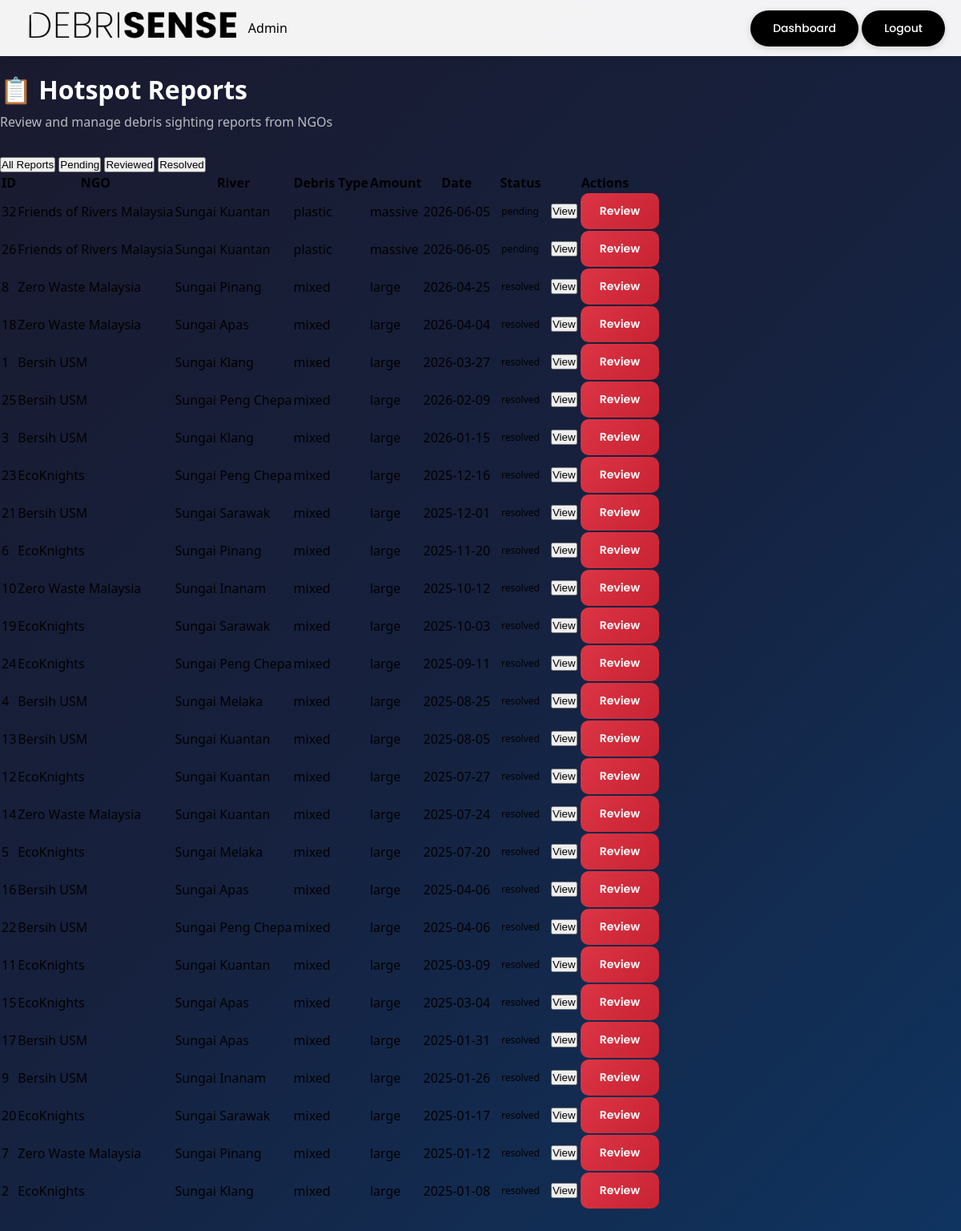
The page /admin/reports (signed in) on the database as committed earlier.
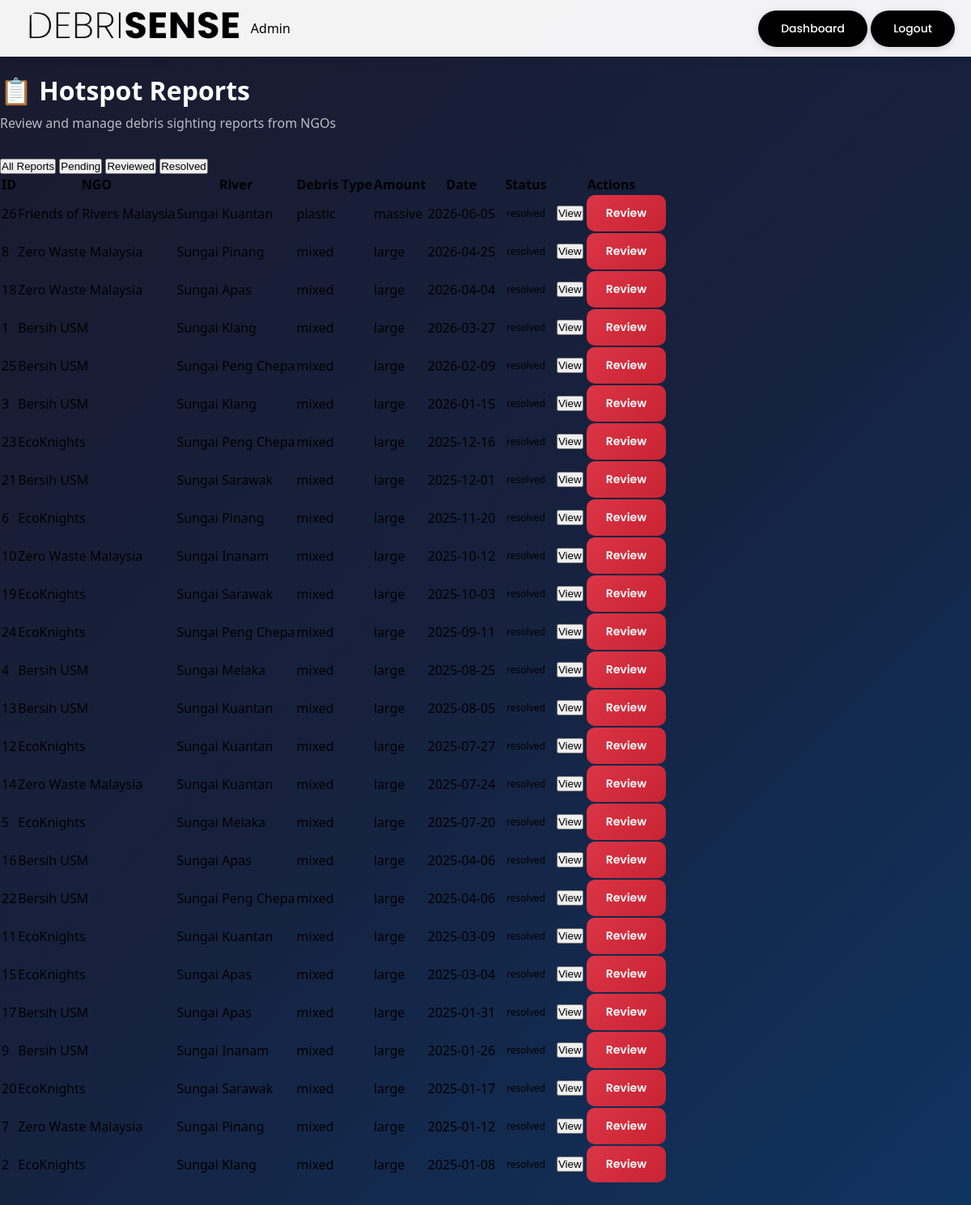
The same page on the database as committed later.
### models.py (models this page shows, shortened)
class HotspotReport(db.Model):
    __tablename__ = 'hotspot_reports'
    id = db.Column(db.Integer, primary_key=True)
    user_id = db.Column(db.Integer, db.ForeignKey('users.id'), nullable=True) # NGO User
    river_id = db.Column(db.Integer, db.ForeignKey('rivers.id'), nullable=False)
    debris_type = db.Column(db.String(50), nullable=False)  # plastic, organic, household, industrial, mixed
    estimated_amount = db.Column(db.String(50), nullable=False)  # small, medium, large, massive
    plastic_amount = db.Column(db.Float, nullable=True, default=0.0)
    organic_amount = db.Column(db.Float, nullable=True, default=0.0)
    household_amount = db.Column(db.Float, nullable=True, default=0.0)
    industrial_amount = db.Column(db.Float, nullable=True, default=0.0)
    others_amount = db.Column(db.Float, nullable=True, default=0.0)
    snapshot_rainfall = db.Column(db.Float, nullable=True)
    snapshot_wind_speed = db.Column(db.Float, nullable=True)
    snapshot_tide_level = db.Column(db.Float, nullable=True)
    snapshot_water_flow = db.Column(db.Float, nullable=True)
    snapshot_estimated_payload = db.Column(db.Float, nullable=True)
    description = db.Column(db.Text, nullable=True)
    photo = db.Column(db.String(255), nullable=True)
    latitude = db.Column(db.Float, nullable=True)
    longitude = db.Column(db.Float, nullable=True)
    status = db.Column(db.String(20), default='pending')  # pending, reviewed, resolved
    admin_notes = db.Column(db.Text, nullable=True)
    reviewed_by = db.Column(db.Integer, db.ForeignKey('admins.id'), nullable=True)
    reviewed_at = db.Column(db.DateTime, nullable=True)
    reported_at = db.Column(db.DateTime, default=datetime.utcnow)
    sighting_date = db.Column(db.DateTime, nullable=True)
    user = db.relationship('User', backref=db.backref('hotspot_reports', lazy='dynamic'))
    river = db.relationship('River', backref=db.backref('reports', lazy='dynamic'))

class User(UserMixin, db.Model):
    __tablename__ = 'users'
    id = db.Column(db.Integer, primary_key=True)
    email = db.Column(db.String(150), unique=True, nullable=False, index=True)
    password_hash = db.Column(db.String(256), nullable=False)
    ngo_name = db.Column(db.String(150), nullable=False)
    phone = db.Column(db.String(20), nullable=True)
    address = db.Column(db.Text, nullable=True)
    profile_image = db.Column(db.String(255), nullable=True, default='default_profile.png')
    is_active = db.Column(db.Boolean, default=True)
    is_verified = db.Column(db.Boolean, default=False)
    created_at = db.Column(db.DateTime, default=datetime.utcnow)
    updated_at = db.Column(db.DateTime, default=datetime.utcnow, onupdate=datetime.utcnow)

class River(db.Model):
    __tablename__ = 'rivers'
    id = db.Column(db.Integer, primary_key=True)
    name = db.Column(db.String(150), nullable=False)
    latitude = db.Column(db.Float, nullable=False)
    longitude = db.Column(db.Float, nullable=False)
    info = db.Column(db.Text, nullable=True)
    image = db.Column(db.String(255), nullable=True)
    admin_id = db.Column(db.Integer, db.ForeignKey('admins.id'), nullable=True)
    date_added = db.Column(db.DateTime, default=datetime.utcnow)
    is_active = db.Column(db.Boolean, default=True)
    state = db.Column(db.String(100), nullable=True)  # Malaysian state
    district = db.Column(db.String(100), nullable=True)
    land_use = db.Column(db.String(50), nullable=True, default='urban')

### app.py (the view)
@app.route('/admin/reports')
@admin_required
def admin_reports():
    reports = HotspotReport.query.order_by(HotspotReport.reported_at.desc()).all()
    return render_template('admin_reports.html', reports=reports, admin=current_user)

### app.py (called while the page is built)
@login_manager.user_loader
def load_user(user_id):
    if user_id.startswith('admin_'):
        admin_id = int(user_id.replace('admin_', ''))
        return Admin.query.get(admin_id)
    elif user_id.startswith('user_'):
        ngo_id = int(user_id.replace('user_', ''))
        return User.query.get(ngo_id)
    return None

def admin_required(f):
    @wraps(f)
    def decorated_function(*args, **kwargs):
        if not current_user.is_authenticated:
            if request.path.startswith('/api/'):
                return jsonify({'success': False, 'error': 'Authentication required'}), 401
            flash('Please log in as admin to access this page.', 'warning')
            return redirect(url_for('admin_login'))
        if not isinstance(current_user, Admin):
            if request.path.startswith('/api/'):
                return jsonify({'success': False, 'error': 'Access denied. Admin privileges required.'}), 403
            flash('Access denied. Admin privileges required.', 'error')
            return redirect(url_for('index'))
        return f(*args, **kwargs)
    return decorated_function

### templates/admin_reports.html (shortened to what this page needs)
<!DOCTYPE html>
<html lang="en">
<head>
    <link rel="stylesheet" href="{{ url_for('static', filename='css/style.css') }}">
    <link rel="stylesheet" href="{{ url_for('static', filename='css/admin_pages.css') }}">
</head>
<body class="admin-page">
    <nav class="navbar">
        <div class="navbar-container">
            <div class="navbar-logo">
                <a href="{{ url_for('admin_dashboard') }}">
                    <img src="{{ url_for('static', filename='img/debrisenseLogo.png') }}" alt="DebriSense Logo">
                </a>
                <span class="admin-badge">Admin</span>
            </div>
            <div class="navbar-actions">
                <a href="{{ url_for('admin_dashboard') }}" class="navbar-btn">Dashboard</a>
                <a href="{{ url_for('admin_logout') }}" class="navbar-btn logout-btn">Logout</a>
            </div>
        </div>
    </nav>
    <div class="admin-content">
        <div class="page-header">
            <h1>📋 Hotspot Reports</h1>
            <p>Review and manage debris sighting reports from NGOs</p>
        </div>
        <div class="filter-tabs">
            <button class="filter-tab active" data-status="all">All Reports</button>
            <button class="filter-tab" data-status="pending">Pending</button>
            <button class="filter-tab" data-status="reviewed">Reviewed</button>
            <button class="filter-tab" data-status="resolved">Resolved</button>
        </div>
        <div class="table-container">
            <table class="data-table">
                <thead>
                    <tr>
                        <th>ID</th>
                        <th>NGO</th>
                        <th>River</th>
                        <th>Debris Type</th>
                        <th>Amount</th>
                        <th>Date</th>
                        <th>Status</th>
                        <th>Actions</th>
                    </tr>
                </thead>
                <tbody id="reports-tbody">
                    {% for report in reports %}
                    <tr data-status="{{ report.status }}">
                        <td>{{ report.id }}</td>
                        <td>{{ report.user.ngo_name if report.user else 'Unknown' }}</td>
                        <td>{{ report.river.name if report.river else 'Unknown' }}</td>
                        <td>{{ report.debris_type }}</td>
                        <td>{{ report.estimated_amount }}</td>
                        <td>{{ report.reported_at.strftime('%Y-%m-%d') if report.reported_at else '' }}</td>
                        <td>
                            <span class="status-badge status-{{ report.status }}">{{ report.status }}</span>
                        </td>
                        <td>
                            <button class="btn-action" onclick="viewReport({{ report.id }})">View</button>
                            <button class="btn-action btn-primary" onclick="reviewReport({{ report.id }})">Review</button>
                        </td>
                    </tr>
                    {% endfor %}
                </tbody>
            </table>
        </div>
    </div>
</body>
</html>

### static/css/style.css (style rules this page uses)
* { margin: 0; padding: 0; box-sizing: border-box; }
html, body { min-height: 100%; width: 100%; font-family: 'Segoe UI', Tahoma, Geneva, Verdana, sans-serif; overflow-x: hidden; }
html:not(:has(#map)), body:not(:has(#map)) { overflow-y: auto; }
.navbar { position: fixed; top: 0; left: 0; width: 100%; height: 70px; background: rgba(255, 255, 255, 0.95); box-shadow: 0 2px 10px rgba(0, 0, 0, 0.1); z-index: 1000; -webkit-backdrop-filter: blur(10px); backdrop-filter: blur(10px); }
.navbar-container { display: flex; align-items: center; justify-content: space-between; height: 100%; padding: 0 20px; max-width: 100%; }
.navbar-logo { display: flex; align-items: center; }
.navbar-logo img { height: 50px; width: auto; object-fit: contain; }
.navbar-btn { background-color: #000000; color: #ffffff; font-family: 'Poppins', sans-serif; font-size: 14px; font-weight: 500; padding: 12px 28px; border: none; border-radius: 50px; cursor: pointer; transition: all 0.3s ease; box-shadow: 0 2px 8px rgba(0, 0, 0, 0.15); text-decoration: none; display: inline-flex; align-items: center; justify-content: center; }

### static/css/admin_pages.css (style rules this page uses)
.admin-page { background: linear-gradient(135deg, #1a1a2e 0%, #16213e 50%, #0f3460 100%); min-height: 100vh; }
.admin-content { padding-top: 90px; padding-bottom: 40px; }
.page-header { margin-bottom: 30px; }
.page-header h1 { font-size: 32px; font-weight: 700; color: white; margin-bottom: 8px; }
.page-header p { color: rgba(255, 255, 255, 0.7); font-size: 16px; }
.status-badge { display: inline-block; padding: 4px 12px; border-radius: 20px; font-size: 12px; font-weight: 500; }
.btn-primary { display: inline-flex; align-items: center; gap: 8px; background: linear-gradient(135deg, #dc3545 0%, #c82333 100%); color: white; border: none; padding: 12px 24px; border-radius: 10px; font-size: 14px; font-weight: 600; cursor: pointer; text-decoration: none; transition: transform 0.3s ease, box-shadow 0.3s ease; font-family: 'Poppins', sans-serif; }

Rows that differ between the two databases and show on the page:
removed HotspotReport: id "32", user "Friends of Rivers Malaysia", river "Sungai Kuantan", debris_type "plastic", estimated_amount "massive", reported_at "2026-06-05", status "pending"
changed HotspotReport "plastic": status "pending" → "resolved"
